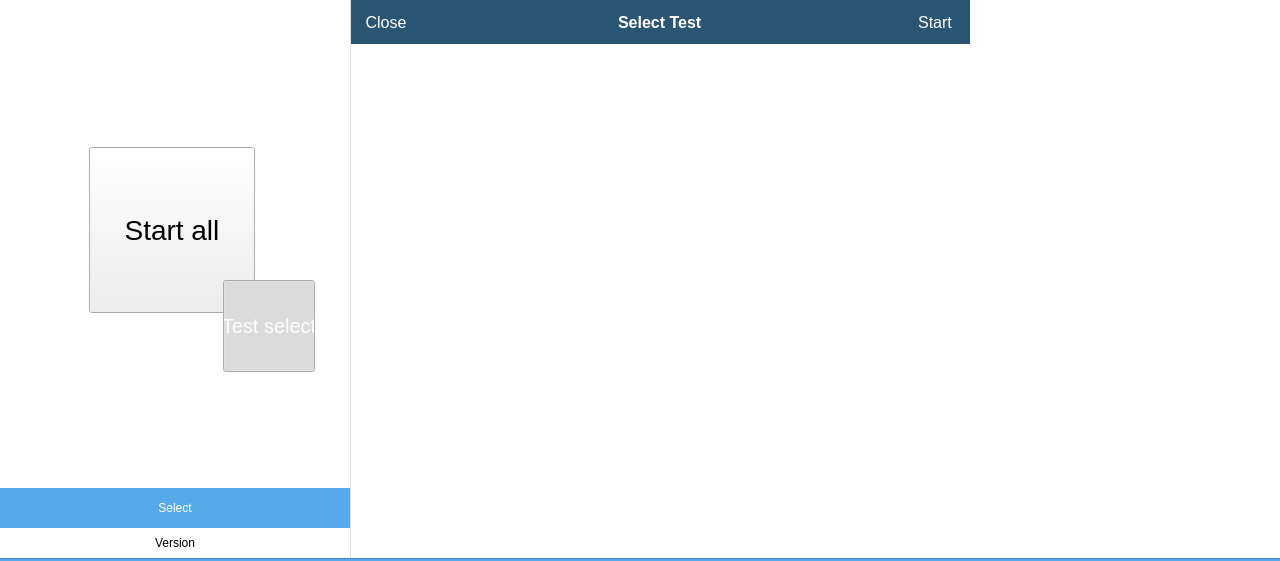
<?xml version="1.0" encoding="UTF-8"?>
<ui version="4.0">
 <class>HomePage</class>
 <widget class="QWidget" name="HomePage">
  <property name="geometry">
   <rect>
    <x>0</x>
    <y>0</y>
    <width>1280</width>
    <height>464</height>
   </rect>
  </property>
  <property name="minimumSize">
   <size>
    <width>0</width>
    <height>0</height>
   </size>
  </property>
  <property name="maximumSize">
   <size>
    <width>16777215</width>
    <height>16777215</height>
   </size>
  </property>
  <property name="windowTitle">
   <string>HomePage</string>
  </property>
  <property name="autoFillBackground">
   <bool>false</bool>
  </property>
  <property name="styleSheet">
   <string notr="true">QWidget#contentPanel
{
	background: #fff;
}

QLabel#bottomLine1
{
	background: #4389b9
}

QLabel#bottomLine2
{
	background: #54abe7;
}

QWidget#buttonsPanel
{
	background: #fff;
}

QLabel#logoLabel
{
	border-image: url(:/logo.png) 0 0 0 0 stretch stretch;
}

QLabel#logoLabel2
{
	border-image: url(:/logo.png) 0 0 0 0 stretch stretch;
}



QLabel#buttonBackgroundLabel
{
	border-image: url(:/start_bg.png) 0 0 0 0 stretch stretch;
}

QWidget#testSelectionPanel
{
	border-style: solid;
	border-color: #ddd;
	border-width: 0px 0px 0px 1px;
	background: #fff;
}

QWidget#topBar
{
	background-color: #2a5674;
}

QLabel#selectorTitleLabel
{
	color: #fff;
	font-weight: bold;
	font-size: 16px;
}

QPushButton#selectorCloseButton,#selectorStartButton {
	background-color: #2a5674;
	border: none;
	min-width: 70px; max-width: 70px;
	color: #fff;
	font-weight: normal;
	font-size: 16px;
}

QPushButton#selectorCloseButton:hover,#selectorStartButton:hover
{
	background-color: #2d5c7c;
}

QPushButton#selectorCloseButton:pressed,#selectorStartButton:pressed
{
	background-color: #27516d;
}

QPushButton#selectorStartButton:disabled
{
	color: #54abe7;
}
</string>
  </property>
  <layout class="QVBoxLayout" name="verticalLayout_2">
   <property name="spacing">
    <number>0</number>
   </property>
   <property name="leftMargin">
    <number>0</number>
   </property>
   <property name="topMargin">
    <number>0</number>
   </property>
   <property name="rightMargin">
    <number>0</number>
   </property>
   <property name="bottomMargin">
    <number>0</number>
   </property>
   <item>
    <widget class="QWidget" name="contentPanel" native="true">
     <property name="sizePolicy">
      <sizepolicy hsizetype="Preferred" vsizetype="Preferred">
       <horstretch>0</horstretch>
       <verstretch>0</verstretch>
      </sizepolicy>
     </property>
     <property name="minimumSize">
      <size>
       <width>0</width>
       <height>0</height>
      </size>
     </property>
     <layout class="QHBoxLayout" name="horizontalLayout" stretch="1,2,1">
      <property name="spacing">
       <number>0</number>
      </property>
      <property name="leftMargin">
       <number>0</number>
      </property>
      <property name="topMargin">
       <number>0</number>
      </property>
      <property name="rightMargin">
       <number>0</number>
      </property>
      <property name="bottomMargin">
       <number>0</number>
      </property>
      <item>
       <widget class="QWidget" name="controlPanel" native="true">
        <property name="sizePolicy">
         <sizepolicy hsizetype="Preferred" vsizetype="Preferred">
          <horstretch>0</horstretch>
          <verstretch>0</verstretch>
         </sizepolicy>
        </property>
        <layout class="QHBoxLayout" name="horizontalLayout_2">
         <property name="spacing">
          <number>0</number>
         </property>
         <property name="leftMargin">
          <number>0</number>
         </property>
         <property name="topMargin">
          <number>0</number>
         </property>
         <property name="rightMargin">
          <number>0</number>
         </property>
         <property name="bottomMargin">
          <number>0</number>
         </property>
         <item>
          <spacer name="horizontalSpacer">
           <property name="orientation">
            <enum>Qt::Horizontal</enum>
           </property>
           <property name="sizeHint" stdset="0">
            <size>
             <width>40</width>
             <height>20</height>
            </size>
           </property>
          </spacer>
         </item>
         <item>
          <layout class="QVBoxLayout" name="verticalLayout">
           <property name="spacing">
            <number>0</number>
           </property>
           <item>
            <spacer name="verticalSpacer">
             <property name="orientation">
              <enum>Qt::Vertical</enum>
             </property>
             <property name="sizeType">
              <enum>QSizePolicy::Expanding</enum>
             </property>
             <property name="sizeHint" stdset="0">
              <size>
               <width>347</width>
               <height>110</height>
              </size>
             </property>
            </spacer>
           </item>
           <item>
            <widget class="QWidget" name="buttonsWidget" native="true">
             <property name="sizePolicy">
              <sizepolicy hsizetype="Preferred" vsizetype="Preferred">
               <horstretch>0</horstretch>
               <verstretch>0</verstretch>
              </sizepolicy>
             </property>
             <property name="minimumSize">
              <size>
               <width>350</width>
               <height>388</height>
              </size>
             </property>
             <widget class="PushButton" name="startButton">
              <property name="geometry">
               <rect>
                <x>89</x>
                <y>147</y>
                <width>166</width>
                <height>166</height>
               </rect>
              </property>
              <property name="minimumSize">
               <size>
                <width>0</width>
                <height>0</height>
               </size>
              </property>
              <property name="maximumSize">
               <size>
                <width>16777215</width>
                <height>16777215</height>
               </size>
              </property>
              <property name="styleSheet">
               <string notr="true">QPushButton#startButton
{
	color: #000;
	font-weight: normal;
	font-size: 28px;
	border-image: url(:/start.png) 0 0 0 0 stretch stretch;
}

QPushButton#startButton:hover
{
	border-image: url(:/start_hover.png) 0 0 0 0 stretch stretch;
}

QPushButton#startButton:pressed
{
	
	border-image: url(:/start_pressed.png) 0 0 0 0 stretch stretch;
}

</string>
              </property>
              <property name="text">
               <string>Start all</string>
              </property>
              <property name="iconSize">
               <size>
                <width>16</width>
                <height>16</height>
               </size>
              </property>
              <property name="flat">
               <bool>false</bool>
              </property>
             </widget>
             <widget class="PushButton" name="selectButton">
              <property name="geometry">
               <rect>
                <x>223</x>
                <y>280</y>
                <width>92</width>
                <height>92</height>
               </rect>
              </property>
              <property name="minimumSize">
               <size>
                <width>0</width>
                <height>0</height>
               </size>
              </property>
              <property name="maximumSize">
               <size>
                <width>16777215</width>
                <height>16777215</height>
               </size>
              </property>
              <property name="font">
               <font>
                <pointsize>-1</pointsize>
                <weight>50</weight>
                <bold>false</bold>
               </font>
              </property>
              <property name="styleSheet">
               <string notr="true">QPushButton#selectButton
{
	color: #fff;
	font-weight: normal;
	font-size: 20px;
	border-image: url(:/select.png) 0 0 0 0 stretch stretch;
}

QPushButton#selectButton:hover
{
	border-image: url(:/select_hover.png) 0 0 0 0 stretch stretch;
}

QPushButton#selectButton:pressed
{
	border-image: url(:/select_pressed.png) 0 0 0 0 stretch stretch;
}</string>
              </property>
              <property name="text">
               <string>Test select</string>
              </property>
              <property name="iconSize">
               <size>
                <width>20</width>
                <height>20</height>
               </size>
              </property>
              <property name="checkable">
               <bool>true</bool>
              </property>
              <property name="checked">
               <bool>true</bool>
              </property>
              <property name="default">
               <bool>false</bool>
              </property>
              <property name="flat">
               <bool>false</bool>
              </property>
             </widget>
             <widget class="QLabel" name="logoLabel">
              <property name="geometry">
               <rect>
                <x>65</x>
                <y>2</y>
                <width>244</width>
                <height>82</height>
               </rect>
              </property>
              <property name="minimumSize">
               <size>
                <width>244</width>
                <height>82</height>
               </size>
              </property>
              <property name="maximumSize">
               <size>
                <width>244</width>
                <height>82</height>
               </size>
              </property>
              <property name="text">
               <string/>
              </property>
             </widget>
             <widget class="QLabel" name="buttonBackgroundLabel">
              <property name="geometry">
               <rect>
                <x>79</x>
                <y>137</y>
                <width>245</width>
                <height>245</height>
               </rect>
              </property>
              <property name="minimumSize">
               <size>
                <width>245</width>
                <height>245</height>
               </size>
              </property>
              <property name="maximumSize">
               <size>
                <width>245</width>
                <height>245</height>
               </size>
              </property>
              <property name="text">
               <string/>
              </property>
             </widget>
             <zorder>buttonBackgroundLabel</zorder>
             <zorder>startButton</zorder>
             <zorder>selectButton</zorder>
             <zorder>logoLabel</zorder>
            </widget>
           </item>
           <item>
            <widget class="QFrame" name="apiSelectorContent">
             <property name="minimumSize">
              <size>
               <width>0</width>
               <height>100</height>
              </size>
             </property>
             <property name="frameShape">
              <enum>QFrame::NoFrame</enum>
             </property>
             <property name="frameShadow">
              <enum>QFrame::Raised</enum>
             </property>
             <layout class="QVBoxLayout" name="verticalLayout_3">
              <property name="spacing">
               <number>0</number>
              </property>
              <property name="leftMargin">
               <number>0</number>
              </property>
              <property name="topMargin">
               <number>0</number>
              </property>
              <property name="rightMargin">
               <number>0</number>
              </property>
              <property name="bottomMargin">
               <number>0</number>
              </property>
             </layout>
            </widget>
           </item>
           <item>
            <spacer name="verticalSpacer_3">
             <property name="orientation">
              <enum>Qt::Vertical</enum>
             </property>
             <property name="sizeType">
              <enum>QSizePolicy::Expanding</enum>
             </property>
             <property name="sizeHint" stdset="0">
              <size>
               <width>347</width>
               <height>100</height>
              </size>
             </property>
            </spacer>
           </item>
           <item>
            <widget class="QPushButton" name="apiSelectButton">
             <property name="styleSheet">
              <string notr="true">QPushButton {
	background-color: #54abe7;
	border: none;
	min-height: 40px; max-height: 40px;
	color: #ffffff;
}
</string>
             </property>
             <property name="text">
              <string>Select</string>
             </property>
            </widget>
           </item>
           <item>
            <widget class="QLabel" name="versionLabel">
             <property name="minimumSize">
              <size>
               <width>0</width>
               <height>30</height>
              </size>
             </property>
             <property name="text">
              <string>Version</string>
             </property>
             <property name="alignment">
              <set>Qt::AlignCenter</set>
             </property>
            </widget>
           </item>
          </layout>
         </item>
         <item>
          <spacer name="horizontalSpacer_2">
           <property name="orientation">
            <enum>Qt::Horizontal</enum>
           </property>
           <property name="sizeHint" stdset="0">
            <size>
             <width>40</width>
             <height>20</height>
            </size>
           </property>
          </spacer>
         </item>
        </layout>
       </widget>
      </item>
      <item>
       <widget class="QWidget" name="testSelectionPanel" native="true">
        <property name="minimumSize">
         <size>
          <width>0</width>
          <height>0</height>
         </size>
        </property>
        <layout class="QVBoxLayout" name="verticalLayout_4">
         <property name="spacing">
          <number>0</number>
         </property>
         <property name="leftMargin">
          <number>1</number>
         </property>
         <property name="topMargin">
          <number>0</number>
         </property>
         <property name="rightMargin">
          <number>0</number>
         </property>
         <property name="bottomMargin">
          <number>0</number>
         </property>
         <item>
          <widget class="QWidget" name="topBar" native="true">
           <property name="minimumSize">
            <size>
             <width>0</width>
             <height>44</height>
            </size>
           </property>
           <property name="maximumSize">
            <size>
             <width>16777215</width>
             <height>44</height>
            </size>
           </property>
           <layout class="QHBoxLayout" name="horizontalLayout_6">
            <property name="spacing">
             <number>10</number>
            </property>
            <property name="leftMargin">
             <number>0</number>
            </property>
            <property name="topMargin">
             <number>0</number>
            </property>
            <property name="rightMargin">
             <number>0</number>
            </property>
            <property name="bottomMargin">
             <number>0</number>
            </property>
            <item>
             <widget class="QPushButton" name="selectorCloseButton">
              <property name="sizePolicy">
               <sizepolicy hsizetype="Minimum" vsizetype="Expanding">
                <horstretch>0</horstretch>
                <verstretch>0</verstretch>
               </sizepolicy>
              </property>
              <property name="text">
               <string>Close</string>
              </property>
              <property name="flat">
               <bool>false</bool>
              </property>
             </widget>
            </item>
            <item>
             <spacer name="horizontalSpacer_3">
              <property name="orientation">
               <enum>Qt::Horizontal</enum>
              </property>
              <property name="sizeHint" stdset="0">
               <size>
                <width>40</width>
                <height>20</height>
               </size>
              </property>
             </spacer>
            </item>
            <item>
             <widget class="QLabel" name="selectorTitleLabel">
              <property name="text">
               <string>Select Test</string>
              </property>
             </widget>
            </item>
            <item>
             <spacer name="horizontalSpacer_4">
              <property name="orientation">
               <enum>Qt::Horizontal</enum>
              </property>
              <property name="sizeHint" stdset="0">
               <size>
                <width>40</width>
                <height>20</height>
               </size>
              </property>
             </spacer>
            </item>
            <item>
             <widget class="QPushButton" name="selectorStartButton">
              <property name="sizePolicy">
               <sizepolicy hsizetype="Minimum" vsizetype="Expanding">
                <horstretch>0</horstretch>
                <verstretch>0</verstretch>
               </sizepolicy>
              </property>
              <property name="text">
               <string>Start</string>
              </property>
              <property name="flat">
               <bool>false</bool>
              </property>
             </widget>
            </item>
           </layout>
          </widget>
         </item>
         <item>
          <widget class="ItemScrollWidget" name="testSelectScrollWidget" native="true">
           <property name="sizePolicy">
            <sizepolicy hsizetype="Expanding" vsizetype="Expanding">
             <horstretch>0</horstretch>
             <verstretch>0</verstretch>
            </sizepolicy>
           </property>
          </widget>
         </item>
        </layout>
       </widget>
      </item>
      <item>
       <widget class="DescriptionWidget" name="descriptionPanel" native="true"/>
      </item>
     </layout>
    </widget>
   </item>
   <item>
    <widget class="QLabel" name="bottomLine1">
     <property name="sizePolicy">
      <sizepolicy hsizetype="Expanding" vsizetype="Preferred">
       <horstretch>0</horstretch>
       <verstretch>0</verstretch>
      </sizepolicy>
     </property>
     <property name="minimumSize">
      <size>
       <width>0</width>
       <height>1</height>
      </size>
     </property>
     <property name="maximumSize">
      <size>
       <width>16777215</width>
       <height>1</height>
      </size>
     </property>
     <property name="text">
      <string/>
     </property>
     <property name="pixmap">
      <pixmap>:/res/homePage.png</pixmap>
     </property>
    </widget>
   </item>
   <item>
    <widget class="QLabel" name="bottomLine2">
     <property name="sizePolicy">
      <sizepolicy hsizetype="Expanding" vsizetype="Preferred">
       <horstretch>0</horstretch>
       <verstretch>0</verstretch>
      </sizepolicy>
     </property>
     <property name="minimumSize">
      <size>
       <width>0</width>
       <height>2</height>
      </size>
     </property>
     <property name="maximumSize">
      <size>
       <width>16777215</width>
       <height>2</height>
      </size>
     </property>
     <property name="text">
      <string/>
     </property>
     <property name="pixmap">
      <pixmap>:/res/homePage.png</pixmap>
     </property>
    </widget>
   </item>
  </layout>
 </widget>
 <layoutdefault spacing="6" margin="11"/>
 <customwidgets>
  <customwidget>
   <class>DescriptionWidget</class>
   <extends>QWidget</extends>
   <header location="global">DescriptionWidget.h</header>
   <container>1</container>
  </customwidget>
  <customwidget>
   <class>PushButton</class>
   <extends>QPushButton</extends>
   <header location="global">PushButton.h</header>
  </customwidget>
  <customwidget>
   <class>ItemScrollWidget</class>
   <extends>QWidget</extends>
   <header>ItemScrollWidget.h</header>
   <container>1</container>
  </customwidget>
 </customwidgets>
 <resources>
  <include location="resources.qrc"/>
 </resources>
 <connections/>
</ui>
